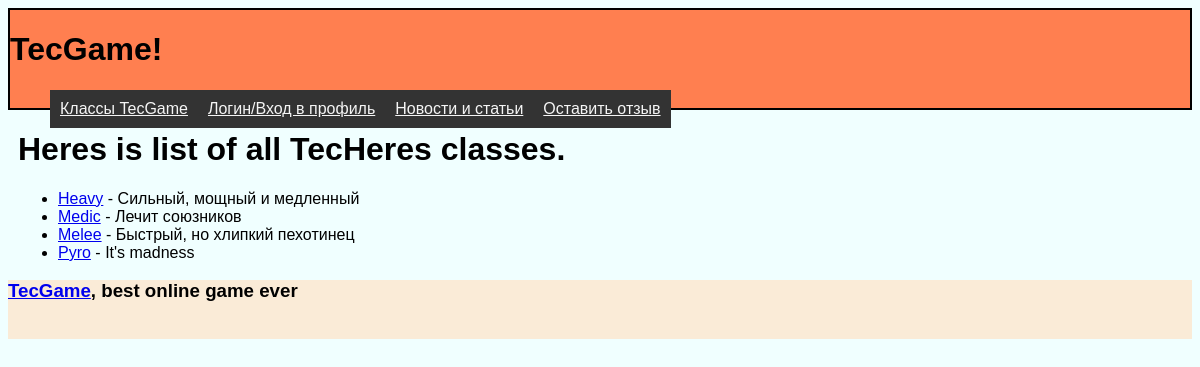
Page /classes on the committed database.
### tables this page shows
CREATE TABLE Classes (id INTEGER PRIMARY KEY AUTOINCREMENT, name TEXT (25) UNIQUE, descr TEXT (100) UNIQUE);

### main.py (the view)
@app.route('/classes')
def classes():
    return render_template('classes.html', class_list=dbase.getClasses())

### app.py (called while the page is built)
def connect_db() -> sqlite3.Connection:
    conn = sqlite3.connect(DATABASE)
    conn.row_factory = sqlite3.Row
    return conn

### main.py (called while the page is built)
@app.before_first_request
def get_db() -> sqlite3.Connection:
    if not hasattr(g, 'link_db'):
        g.link_db = connect_db()
    return g.link_db

@app.before_request
def get_dbase():
    global dbase
    dbase = DataBase(get_db())

### scripts/DataBase.py (called while the page is built)
    def getData(self, request, data: list | tuple = (), fetch='all') -> list[dict]:
        try:
            self.__curs.execute(request, data)
            if fetch == 'all':
                res = self.__curs.fetchall()
            else:
                res = self.__curs.fetchone()
            return res
        except Exception as e:
            print(e)
        return []

    def getClasses(self):
        request = '''SELECT name, descr
                                FROM Classes
                                ORDER BY name'''
        return self.getData(request)

### templates/classes.html (shortened to what this page needs)
{% extends 'home_page.html' -%}
{% block content %}
<div class="content">
     <h1> Heres is list of all TecHeres classes.</h1>
    <ul class="classes">
    {% for class in class_list -%}
        <li> <a href="{{ url_for('class_descr', class_name=class.name) }}">{{ class.name }}</a> - {{ class.descr }}</li>
    {% endfor %}
    </ul>
</div>
{% endblock %}

### templates/home_page.html (shortened to what this page needs)
<!DOCTYPE html>
<html lang="en">
{% block head %}
<head>
    <link type="text/css" rel="stylesheet" href="{{ url_for('static', filename='css/main_appear.css') }}">
</head>
{% endblock %}
<body>
{% block header %}
<header>
    <h1>TecGame!</h1>
    <ul class="pages_list">
        <li> <a href="{{ url_for('classes') }}"> Классы TecGame </a> </li>
        <li> <a href="{{ url_for('login') }}"> Логин/Вход в профиль </a> </li>
        <li> <a href="{{ url_for('news_list') }}"> Новости и статьи </a> </li>
        <li> <a href="{{ url_for('feedback') }}"> Оставить отзыв </a> </li>
    </ul>
    <br>
</header>
{% endblock %}
{% block content %}{% endblock %}
{% block footer %}
    <footer>
        <h3><b><a href="/">TecGame</a>, best online game ever</b></h3>
        <br>
    </footer>
</body>
</html>
{% endblock %}

### static/css/main_appear.css (style rules this page uses)
body { font-family: sans-serif; background: azure; }
div.content { margin: 10px; border: black 10px; }
header { border: 2px solid; background: coral; }
footer { background: antiquewhite; justify-content: center; }
ul.pages_list { list-style-type: none; color: whitesmoke; max-width: available; margin-bottom: 20px; margin-top: 20px; }
ul.pages_list a { color: whitesmoke; }
ul.pages_list > li { padding: 10px; color: whitesmoke; float: left; background: #333333; }

### rows in the picture
Classes: name "Heavy", descr "Сильный, мощный и медленный"
Classes: name "Medic", descr "Лечит союзников"
Classes: name "Melee", descr "Быстрый, но хлипкий пехотинец"
Classes: name "Pyro", descr "It's madness"
